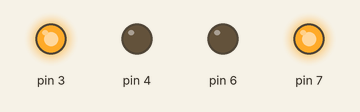
Bench run of a sketch on a simulated Arduino Uno, built with avr-gcc and run on an emulated ATmega328P. Parts: output pins drawn as LEDs (lit = HIGH).

Above: at 5.0 s.
At 15.0 s:
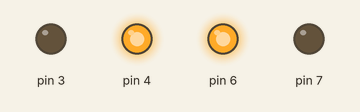
Timing chart, 0 to 26.0 s (numbered marks = the images above):
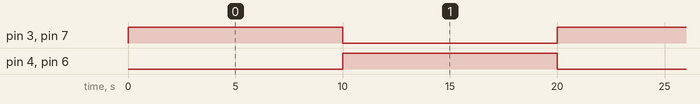

Measured:
- by itself, pin 3, pin 4, pin 6, pin 7: alternates HIGH for 10.0 s and LOW for 10.0 s

The sketch:

MOTORS.ino
```cpp
void setup()
{
  pinMode(3,OUTPUT);
  pinMode(4,OUTPUT);
  pinMode(6,OUTPUT);
  pinMode(7,OUTPUT);
}

void loop()
{
  digitalWrite(3,HIGH);
  digitalWrite(4,LOW);
  digitalWrite(7,HIGH);
  digitalWrite(6,LOW);
  delay(10000);
  digitalWrite(3,LOW);
  digitalWrite(4,HIGH);
  digitalWrite(7,LOW);
  digitalWrite(6,HIGH);
  delay(10000);
}
```
